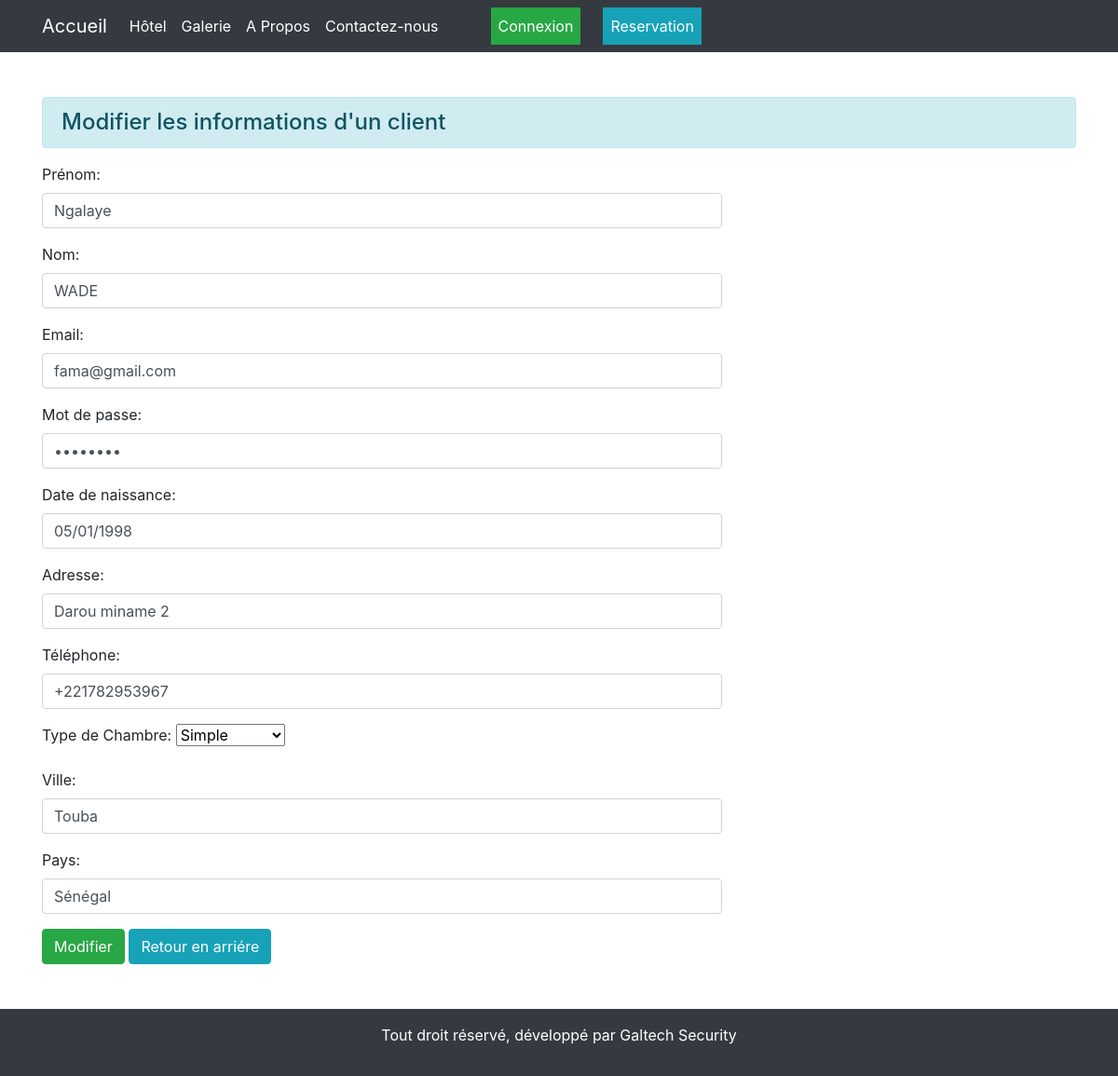
The app's page /16/ with its own data.
### agence/models.py (models this page shows)
class reservation(models.Model):
    prenom = models.CharField(max_length=50, verbose_name="Prénom")
    nom = models.CharField(max_length=50, verbose_name="Nom")
    mot_de_passe = models.CharField(max_length=50, verbose_name="Mot de passe")
    date_naissance = models.DateField(verbose_name = "Date de naissance")
    adresse = models.CharField(max_length=150, verbose_name="Adresse")
    email = models.EmailField(max_length=150, verbose_name="Email", null=True, blank=True)
    telephone = models.CharField(max_length=20, verbose_name="Téléphone", null=True, blank=True)
    type_chambre = models.CharField(max_length=10)
    ville = models.CharField(max_length=100,verbose_name="ville", null=True, blank=True)
    pays = models.CharField(max_length=100,verbose_name="pays", null=True, blank=True)

### agence/views.py (the view)
# urls.py: path('<int:id>/',modifier_donner, name="modifierdonner"),
def modifier_donner(request, id):
    if request.method == 'POST':
            client = reservation.objects.get(pk=id)
            fm = reservationRegistration(request.POST, instance=client)
            if fm.is_valid():
                fm.save()
    else:
        client = reservation.objects.get(pk=id)
        fm = reservationRegistration(instance=client)
    return render(request, 'agence/modifier.html',{'form':fm})

### agence/templates/agence/modifier.html (shortened to what this page needs)
{% extends "agence/base.html" %}
{% block content %}
<div class="container mt-5 mb-5">
    <div> <h4 class="alert alert-info">Modifier les informations d'un client</h4></div>
<div class="row">
    <div class="col-sm-8" offset-2>
         <form action="" method="post">
           {{form.as_p}}
           <input type="submit" class="btn btn-success" value="Modifier">
           <a href="{% url 'reserver' %}" class="btn btn-info">Retour en arriére</a>
         </form>
    </div>
</div>
</div>
{% endblock content %}

### records on screen
reservation: prenom "Ngalaye", nom "WADE", email "fama@gmail.com", date_naissance "05/01/1998", adresse "Darou miname 2", telephone "+221782953967", type_chambre "Simple", ville "Touba", pays "Sénégal"
